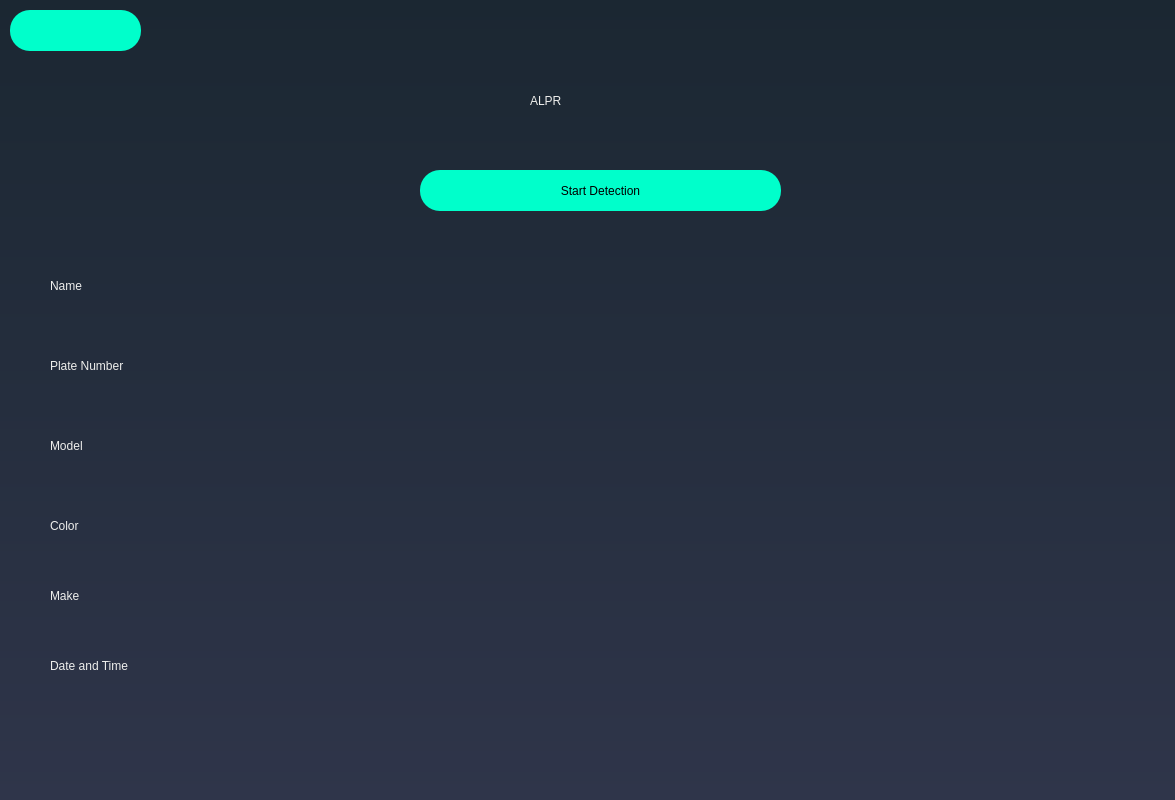
<?xml version="1.0" encoding="UTF-8"?>
<ui version="4.0">
 <class>Dialog</class>
 <widget class="QDialog" name="Dialog">
  <property name="geometry">
   <rect>
    <x>0</x>
    <y>0</y>
    <width>1175</width>
    <height>800</height>
   </rect>
  </property>
  <property name="windowTitle">
   <string>Dialog</string>
  </property>
  <widget class="QWidget" name="widget" native="true">
   <property name="geometry">
    <rect>
     <x>0</x>
     <y>0</y>
     <width>1210</width>
     <height>800</height>
    </rect>
   </property>
   <property name="styleSheet">
    <string notr="true">QWidget#widget{
background-color: qlineargradient(spread:repeat, x1:1, y1:0, x2:1, y2:1, stop:0 rgba(27, 39, 50, 255),stop:1 rgba(47, 53, 74, 255));
	color: #000000;
background-repeat: no-repeat; 
background-position: center;}</string>
   </property>
   <widget class="QWidget" name="widget_2" native="true">
    <property name="geometry">
     <rect>
      <x>0</x>
      <y>0</y>
      <width>1210</width>
      <height>800</height>
     </rect>
    </property>
    <property name="styleSheet">
     <string notr="true">QWidget#widget{
background-color: qlineargradient(spread:repeat, x1:1, y1:0, x2:1, y2:1, stop:0 rgba(27, 39, 50, 255),stop:1 rgba(47, 53, 74, 255));
	color: #000000;
background-repeat: no-repeat; 
background-position: center;}</string>
    </property>
    <widget class="QLabel" name="label">
     <property name="geometry">
      <rect>
       <x>530</x>
       <y>40</y>
       <width>161</width>
       <height>121</height>
      </rect>
     </property>
     <property name="styleSheet">
      <string notr="true">font: 75 39pt &quot;URW Bookman L&quot;;
color:rgb(238, 238, 236)
</string>
     </property>
     <property name="text">
      <string>ALPR</string>
     </property>
    </widget>
    <widget class="QPushButton" name="login1">
     <property name="geometry">
      <rect>
       <x>420</x>
       <y>170</y>
       <width>361</width>
       <height>41</height>
      </rect>
     </property>
     <property name="styleSheet">
      <string notr="true">border-radius:20px;
color: rgb(0, 0, 0);
background-color: rgb(0, 255, 203);
font: 75 25pt &quot;URW Bookman L&quot;;
</string>
     </property>
     <property name="text">
      <string>Start Detection</string>
     </property>
    </widget>
    <widget class="QLabel" name="label_5">
     <property name="geometry">
      <rect>
       <x>50</x>
       <y>500</y>
       <width>131</width>
       <height>51</height>
      </rect>
     </property>
     <property name="styleSheet">
      <string notr="true">font: 75 14pt &quot;URW Bookman L&quot;;
color:rgb(238, 238, 236)
</string>
     </property>
     <property name="text">
      <string>Color</string>
     </property>
    </widget>
    <widget class="QLabel" name="label_6">
     <property name="geometry">
      <rect>
       <x>50</x>
       <y>260</y>
       <width>131</width>
       <height>51</height>
      </rect>
     </property>
     <property name="styleSheet">
      <string notr="true">font: 75 14pt &quot;URW Bookman L&quot;;
color:rgb(238, 238, 236)
</string>
     </property>
     <property name="text">
      <string>Name</string>
     </property>
    </widget>
    <widget class="QLabel" name="label_8">
     <property name="geometry">
      <rect>
       <x>50</x>
       <y>340</y>
       <width>131</width>
       <height>51</height>
      </rect>
     </property>
     <property name="styleSheet">
      <string notr="true">font: 75 14pt &quot;URW Bookman L&quot;;
color:rgb(238, 238, 236)
</string>
     </property>
     <property name="text">
      <string>Plate Number</string>
     </property>
    </widget>
    <widget class="QLabel" name="label_9">
     <property name="geometry">
      <rect>
       <x>50</x>
       <y>570</y>
       <width>131</width>
       <height>51</height>
      </rect>
     </property>
     <property name="styleSheet">
      <string notr="true">font: 75 14pt &quot;URW Bookman L&quot;;
color:rgb(238, 238, 236)
</string>
     </property>
     <property name="text">
      <string>Make</string>
     </property>
    </widget>
    <widget class="QLabel" name="label_4">
     <property name="geometry">
      <rect>
       <x>50</x>
       <y>420</y>
       <width>131</width>
       <height>51</height>
      </rect>
     </property>
     <property name="styleSheet">
      <string notr="true">font: 75 14pt &quot;URW Bookman L&quot;;
color:rgb(238, 238, 236)
</string>
     </property>
     <property name="text">
      <string>Model</string>
     </property>
    </widget>
    <widget class="QLabel" name="label_10">
     <property name="geometry">
      <rect>
       <x>200</x>
       <y>340</y>
       <width>361</width>
       <height>51</height>
      </rect>
     </property>
     <property name="styleSheet">
      <string notr="true">font: 75 14pt &quot;URW Bookman L&quot;;
color:rgb(238, 238, 236)
</string>
     </property>
     <property name="text">
      <string/>
     </property>
    </widget>
    <widget class="QLabel" name="label_11">
     <property name="geometry">
      <rect>
       <x>200</x>
       <y>500</y>
       <width>361</width>
       <height>51</height>
      </rect>
     </property>
     <property name="styleSheet">
      <string notr="true">font: 75 14pt &quot;URW Bookman L&quot;;
color:rgb(238, 238, 236)
</string>
     </property>
     <property name="text">
      <string/>
     </property>
    </widget>
    <widget class="QLabel" name="label_12">
     <property name="geometry">
      <rect>
       <x>200</x>
       <y>260</y>
       <width>361</width>
       <height>51</height>
      </rect>
     </property>
     <property name="styleSheet">
      <string notr="true">font: 75 14pt &quot;URW Bookman L&quot;;
color:rgb(238, 238, 236)
</string>
     </property>
     <property name="text">
      <string/>
     </property>
    </widget>
    <widget class="QLabel" name="label_13">
     <property name="geometry">
      <rect>
       <x>200</x>
       <y>570</y>
       <width>361</width>
       <height>51</height>
      </rect>
     </property>
     <property name="styleSheet">
      <string notr="true">font: 75 14pt &quot;URW Bookman L&quot;;
color:rgb(238, 238, 236)
</string>
     </property>
     <property name="text">
      <string/>
     </property>
    </widget>
    <widget class="QLabel" name="label_14">
     <property name="geometry">
      <rect>
       <x>200</x>
       <y>420</y>
       <width>361</width>
       <height>51</height>
      </rect>
     </property>
     <property name="styleSheet">
      <string notr="true">font: 75 14pt &quot;URW Bookman L&quot;;
color:rgb(238, 238, 236)
</string>
     </property>
     <property name="text">
      <string/>
     </property>
    </widget>
    <widget class="QLabel" name="label_15">
     <property name="geometry">
      <rect>
       <x>200</x>
       <y>630</y>
       <width>361</width>
       <height>51</height>
      </rect>
     </property>
     <property name="styleSheet">
      <string notr="true">font: 75 14pt &quot;URW Bookman L&quot;;
color:rgb(238, 238, 236)
</string>
     </property>
     <property name="text">
      <string/>
     </property>
    </widget>
    <widget class="QLabel" name="label_16">
     <property name="geometry">
      <rect>
       <x>50</x>
       <y>640</y>
       <width>141</width>
       <height>51</height>
      </rect>
     </property>
     <property name="styleSheet">
      <string notr="true">font: 75 14pt &quot;URW Bookman L&quot;;
color:rgb(238, 238, 236)
</string>
     </property>
     <property name="text">
      <string>Date and Time</string>
     </property>
    </widget>
    <widget class="QPushButton" name="back5">
     <property name="geometry">
      <rect>
       <x>10</x>
       <y>10</y>
       <width>131</width>
       <height>41</height>
      </rect>
     </property>
     <property name="styleSheet">
      <string notr="true">border-radius:20px;
color: rgb(0, 0, 0);
background-color: rgb(0, 255, 203);
font: 75 25pt &quot;URW Bookman L&quot;;
</string>
     </property>
     <property name="text">
      <string/>
     </property>
    </widget>
    <widget class="QLabel" name="imagedb">
     <property name="geometry">
      <rect>
       <x>580</x>
       <y>270</y>
       <width>571</width>
       <height>371</height>
      </rect>
     </property>
     <property name="text">
      <string/>
     </property>
    </widget>
   </widget>
  </widget>
 </widget>
 <resources/>
 <connections/>
</ui>
